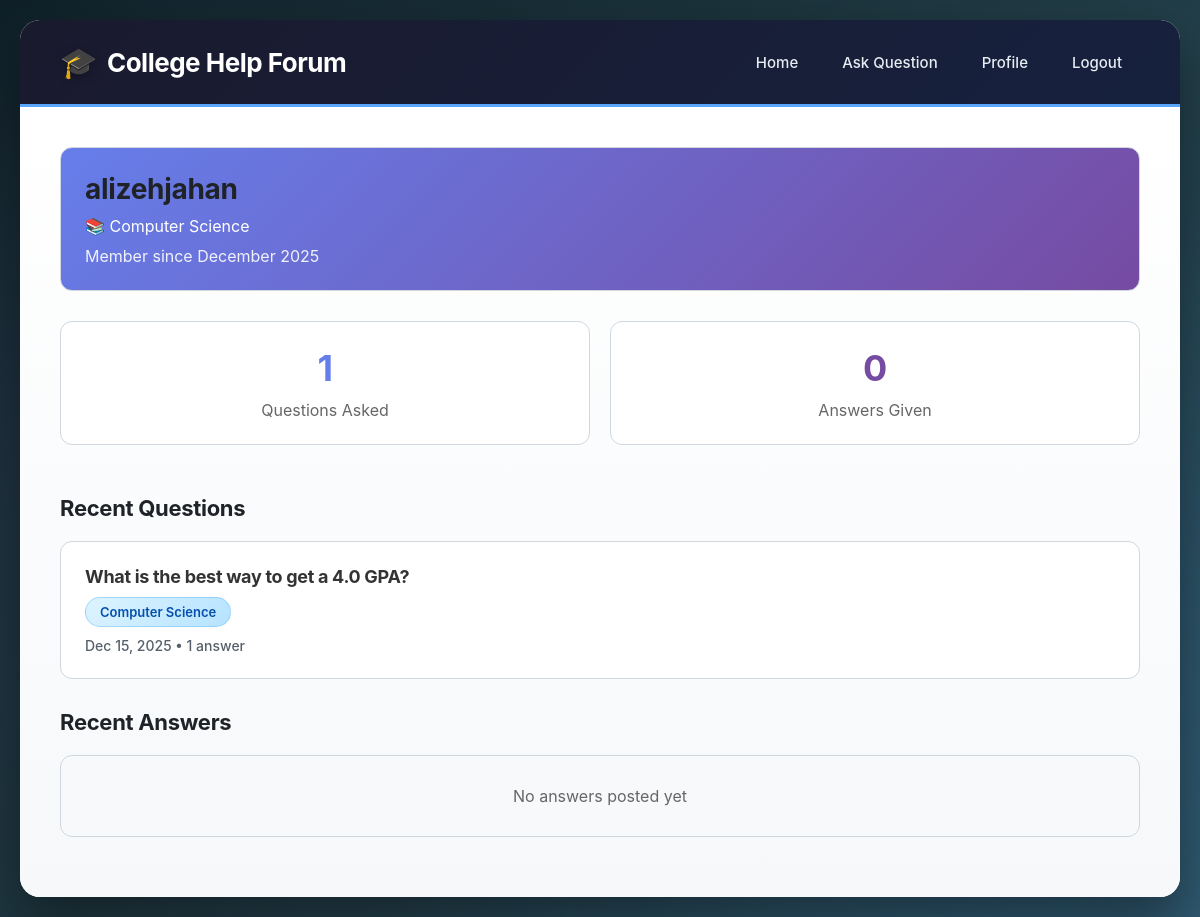
The page /profile/alizehjahan (signed in) on the database its author committed.
### app.py (models this page shows)
class User(db.Model):
    id = db.Column(db.Integer, primary_key=True)
    username = db.Column(db.String(80), unique=True, nullable=False)
    password_hash = db.Column(db.String(200), nullable=False)
    major = db.Column(db.String(100))
    year = db.Column(db.String(20))
    created_at = db.Column(db.DateTime, default=datetime.utcnow)
    questions = db.relationship('Question', backref='author', lazy=True)
    answers = db.relationship('Answer', backref='author', lazy=True)

class Question(db.Model):
    id = db.Column(db.Integer, primary_key=True)
    title = db.Column(db.String(200), nullable=False)
    content = db.Column(db.Text, nullable=False)
    created_at = db.Column(db.DateTime, default=datetime.utcnow)
    user_id = db.Column(db.Integer, db.ForeignKey('user.id'), nullable=False)
    topic_id = db.Column(db.Integer, db.ForeignKey('topic.id'), nullable=False)
    answers = db.relationship('Answer', backref='question', lazy=True, cascade='all, delete-orphan')

class Topic(db.Model):
    id = db.Column(db.Integer, primary_key=True)
    name = db.Column(db.String(50), unique=True, nullable=False)
    description = db.Column(db.String(200))
    questions = db.relationship('Question', backref='topic', lazy=True)

### app.py (the view)
@app.route('/profile/<username>')
def profile(username):
    user = User.query.filter_by(username=username).first_or_404()
    questions = Question.query.filter_by(user_id=user.id).order_by(Question.created_at.desc()).all()
    answers = Answer.query.filter_by(user_id=user.id).order_by(Answer.created_at.desc()).all()
    return render_template('profile.html', user=user, questions=questions, answers=answers)

### templates/profile.html (shortened to what this page needs)
{% extends "base.html" %}
{% block content %}
<div class="card" style="background: linear-gradient(135deg, #667eea 0%, #764ba2 100%); color: white;">
    <h2 style="margin-bottom: 10px;">{{ user.username }}</h2>
    {% if user.major %}
        <p>📚 {{ user.major }}</p>
    {% endif %}
    <p style="margin-top: 10px; opacity: 0.9;">Member since {{ user.created_at.strftime('%B %Y') }}</p>
</div>
<div style="display: grid; grid-template-columns: 1fr 1fr; gap: 20px; margin-top: 30px;">
    <div class="card" style="text-align: center;">
        <h3 style="color: #667eea; font-size: 36px;">{{ questions|length }}</h3>
        <p style="color: #666;">Questions Asked</p>
    </div>
    <div class="card" style="text-align: center;">
        <h3 style="color: #764ba2; font-size: 36px;">{{ answers|length }}</h3>
        <p style="color: #666;">Answers Given</p>
    </div>
</div>
<h3 style="margin: 30px 0 20px 0;">Recent Questions</h3>
{% if questions %}
    {% for question in questions[:5] %}
        <div class="card">
            <h4 style="margin-bottom: 10px;">
                <a href="{{ url_for('view_question', question_id=question.id) }}" style="color: #333; text-decoration: none;">
                    {{ question.title }}
                </a>
            </h4>
            <span class="topic-badge">{{ question.topic.name }}</span>
            <div class="user-info" style="margin-top: 10px;">
                {{ question.created_at.strftime('%b %d, %Y') }} • {{ question.answers|length }} answer{% if question.answers|length != 1 %}s{% endif %}
            </div>
        </div>
    {% endfor %}
{% else %}
    <div class="card" style="text-align: center; padding: 30px; background: #f8f9fa;">
        <p style="color: #666;">No questions posted yet</p>
    </div>
{% endif %}
<h3 style="margin: 30px 0 20px 0;">Recent Answers</h3>
{% if answers %}
    {% for answer in answers[:5] %}
        <div class="card">
            <p style="color: #666; margin-bottom: 10px;">
                Answered: <a href="{{ url_for('view_question', question_id=answer.question.id) }}" style="color: #667eea;">{{ answer.question.title }}</a>
            </p>
            <p style="color: #333;">{{ answer.content[:150] }}{% if answer.content|length > 150 %}...{% endif %}</p>
            <div style="margin-top: 10px; color: #666; font-size: 14px;">
                ⬆ {{ answer.upvotes }} | ⬇ {{ answer.downvotes }} • {{ answer.created_at.strftime('%b %d, %Y') }}
            </div>
        </div>
    {% endfor %}
{% else %}
    <div class="card" style="text-align: center; padding: 30px; background: #f8f9fa;">
        <p style="color: #666;">No answers posted yet</p>
    </div>
{% endif %}
{% endblock %}

### templates/base.html (style rules this page uses)
* { margin: 0; padding: 0; box-sizing: border-box; }
body { font-family: 'Inter', -apple-system, BlinkMacSystemFont, 'Segoe UI', Roboto, sans-serif; background: linear-gradient(135deg, #0f2027 0%, #203a43 50%, #2c5364 100%); min-height: 100vh; padding: 20px; position: relative; }
body::before { content: ''; position: fixed; top: 0; left: 0; width: 100%; height: 100%; background-image: radial-gradient(circle at 20% 50%, rgba(120, 119, 198, 0.15) 0%, transparent 50%), radial-gradient(circle at 80% 80%, rgba(88, 166, 255, 0.15) 0%, transparent 50%); pointer-events: none; z-index: 0; }
.card { background: white; border: 1px solid #d0d7de; border-radius: 12px; padding: 24px; margin-bottom: 20px; transition: all 0.3s ease; position: relative; }
.card::before { content: ''; position: absolute; top: 0; left: 0; width: 4px; height: 0; background: linear-gradient(180deg, #0969da 0%, #58a6ff 100%); border-radius: 12px 0 0 12px; transition: height 0.3s ease; }
.user-info { color: #57606a; font-size: 14px; margin-top: 12px; font-weight: 500; }
.topic-badge { display: inline-block; background: linear-gradient(135deg, #ddf4ff 0%, #b6e3ff 100%); color: #0550ae; padding: 6px 14px; border-radius: 20px; font-size: 13px; margin-right: 8px; font-weight: 600; border: 1px solid #54aeff66; transition: all 0.2s ease; }
h2, h3, h4 { color: #1f2328; font-weight: 700; letter-spacing: -0.3px; }
h2 { font-size: 28px; margin-bottom: 12px; }
h3 { font-size: 22px; margin-bottom: 10px; }
h4 { font-size: 18px; }

### rows shown on the page
User: username "alizehjahan", major "Computer Science", created_at "December 2025"
Question: title "What is the best way to get a 4.0 GPA?", topic.name "Computer Science", created_at "Dec 15, 2025", answers|length "1"

### other values the page prints
{{ questions|length }} "1"
{{ answers|length }} "0"
